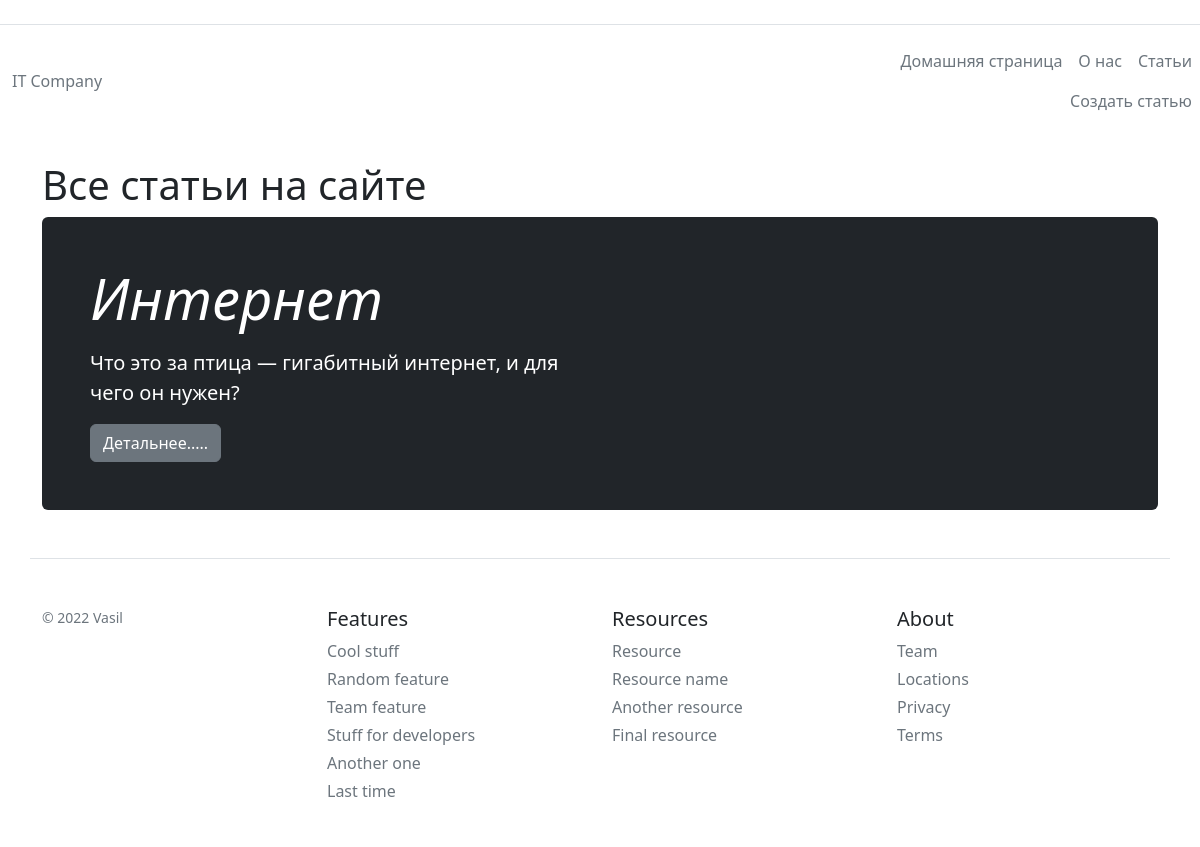
The page /posts on the database its author committed.
### app.py (models this page shows, shortened)
class Article(db.Model):
    id = db.Column(db.Integer, primary_key=True)
    title = db.Column(db.String(100), nullable=False)
    intro = db.Column(db.String(300), nullable=False)
    text = db.Column(db.Text, nullable=False)
    author = db.Column(db.String(50), nullable=False)
    date = db.Column(db.DateTime, default=datetime.utcnow)

### app.py (the view)
@app.route('/posts')
def posts():
    articles = Article.query.order_by(Article.date.desc()).all()
    return render_template("posts.html", articles=articles)

### templates/posts.html (shortened to what this page needs)
{% extends 'base.html' %}
{% block body %}
<div class="container">
    <h1>Все статьи на сайте</h1>
    {% if articles|length > 0 %}
        {% for el in articles %}
        <div class="p-4 p-md-5 mb-4 rounded text-bg-dark">
        <div class="col-md-6 px-0">
          <h2 class="display-4 fst-italic">{{ el.title }}</h2>
            <p class="lead my-3">{{ el.intro }}</p>
            <a href="/posts/{{ el.id }}" type="button" class="btn btn-secondary">Детальнее.....</a>
        </div>
      </div>
        {% endfor %}
    {% else %}
    <p>
        У нас нет еще статей на сайте
    </p>
    {% endif %}
</div>
{% endblock %}

### rows shown on the page
Article: title "Интернет", intro "Что это за птица — гигабитный интернет, и для чего он нужен?"
